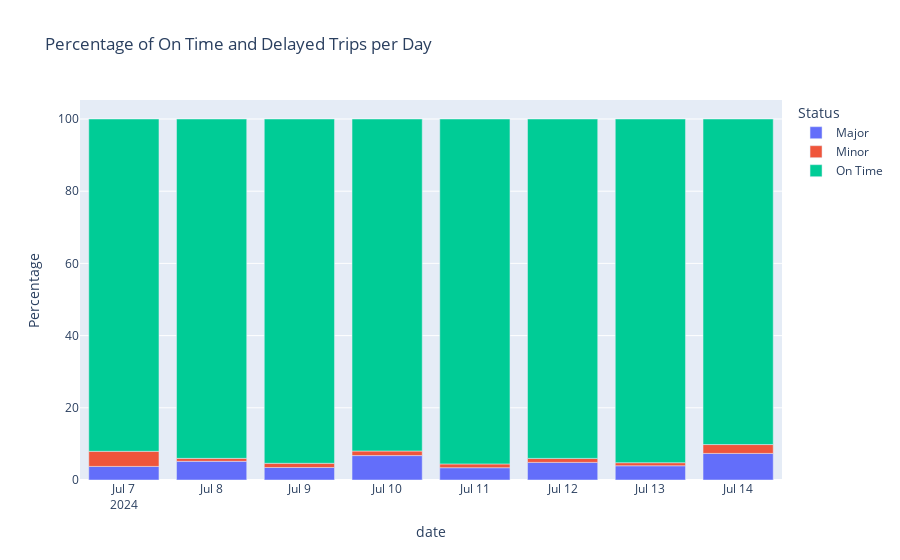

The cell this chart's notebook holds for it:
### Code cell
# Calculate percentage of delays by severity
daily_summary = unique_trips.groupby('date')['delay_severity'].value_counts(normalize=True).unstack() * 100

# # Reset index to have date as a column
daily_summary = daily_summary.reset_index()
# # Melt the DataFrame for Plotly
daily_summary_melted = daily_summary.melt(id_vars='date', value_vars=['Major',	'Minor','On Time'], var_name='Status', value_name='Percentage')
import plotly.express as px

# Create the stacked bar plot
fig = px.bar(daily_summary_melted, x='date', y='Percentage', color='Status', title='Percentage of On Time and Delayed Trips per Day')

# Show the plot
fig.show()

### Figure 1 — Plotly figure (JSON) as saved in the notebook; plotly's stock layout.template omitted (floating-point values rounded to 4 significant figures)
{"data": [{"alignmentgroup": "True", "hovertemplate": "Status=Major<br>date=%{x}<br>Percentage=%{y}<extra></extra>", "legendgroup": "Major", "marker": {"color": "#636efa", "pattern": {"shape": ""}}, "name": "Major", "offsetgroup": "Major", "orientation": "v", "showlegend": true, "textposition": "auto", "type": "bar", "x": ["2024-07-07", "2024-07-08", "2024-07-09", "2024-07-10", "2024-07-11", "2024-07-12", "2024-07-13", "2024-07-14"], "xaxis": "x", "y": [3.766, 5.178, 3.472, 6.762, 3.403, 4.878, 3.938, 7.362], "yaxis": "y"}, {"alignmentgroup": "True", "hovertemplate": "Status=Minor<br>date=%{x}<br>Percentage=%{y}<extra></extra>", "legendgroup": "Minor", "marker": {"color": "#EF553B", "pattern": {"shape": ""}}, "name": "Minor", "offsetgroup": "Minor", "orientation": "v", "showlegend": true, "textposition": "auto", "type": "bar", "x": ["2024-07-07", "2024-07-08", "2024-07-09", "2024-07-10", "2024-07-11", "2024-07-12", "2024-07-13", "2024-07-14"], "xaxis": "x", "y": [4.184, 0.8136, 1.157, 1.268, 1.047, 1.109, 0.8562, 2.454], "yaxis": "y"}, {"alignmentgroup": "True", "hovertemplate": "Status=On Time<br>date=%{x}<br>Percentage=%{y}<extra></extra>", "legendgroup": "On Time", "marker": {"color": "#00cc96", "pattern": {"shape": ""}}, "name": "On Time", "offsetgroup": "On Time", "orientation": "v", "showlegend": true, "textposition": "auto", "type": "bar", "x": ["2024-07-07", "2024-07-08", "2024-07-09", "2024-07-10", "2024-07-11", "2024-07-12", "2024-07-13", "2024-07-14"], "xaxis": "x", "y": [92.05, 94.01, 95.37, 91.97, 95.55, 94.01, 95.21, 90.18], "yaxis": "y"}], "layout": {"barmode": "relative", "legend": {"title": {"text": "Status"}, "tracegroupgap": 0}, "title": {"text": "Percentage of On Time and Delayed Trips per Day"}, "xaxis": {"anchor": "y", "domain": [0, 1], "title": {"text": "date"}}, "yaxis": {"anchor": "x", "domain": [0, 1], "title": {"text": "Percentage"}}}}
